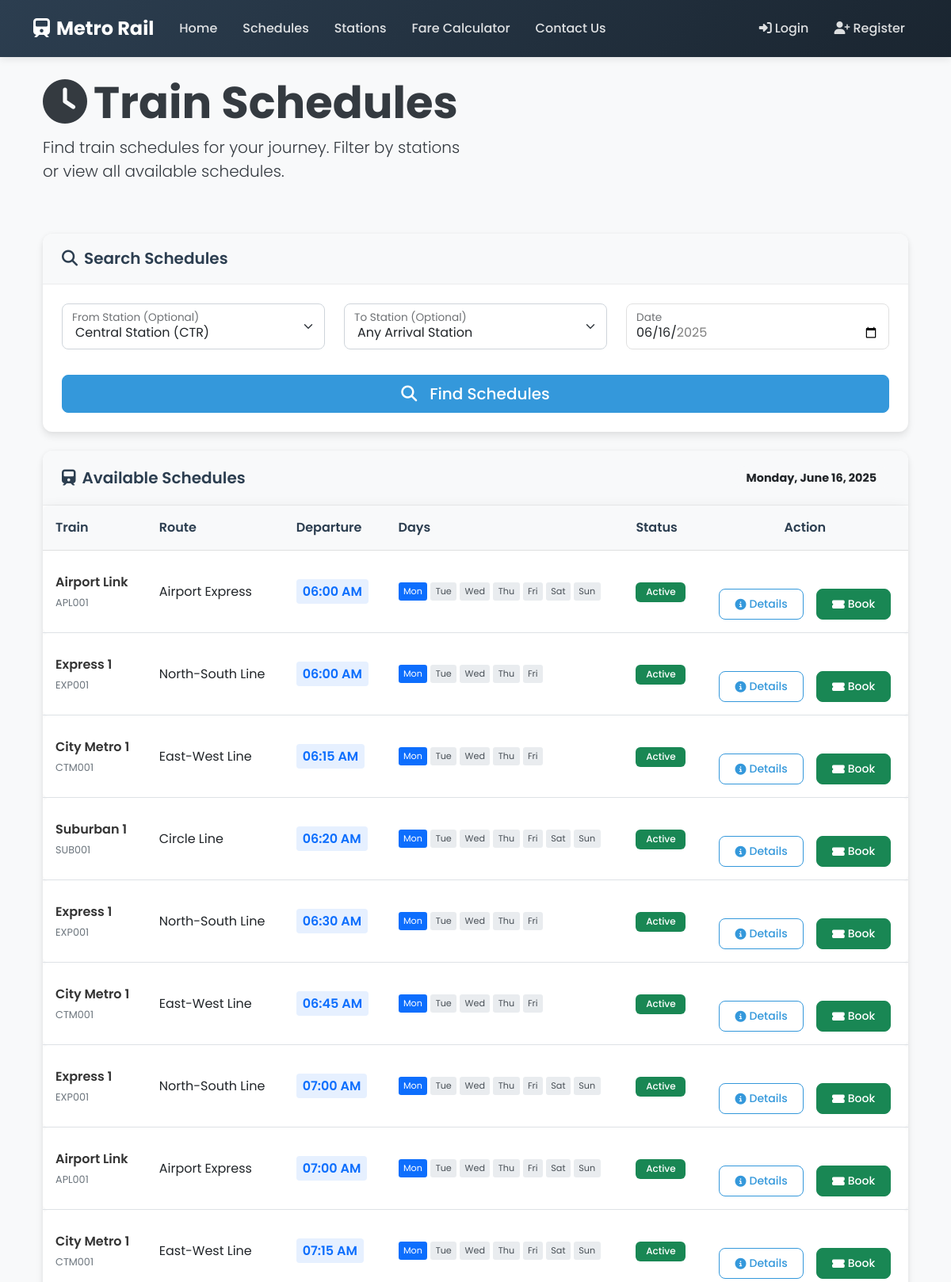
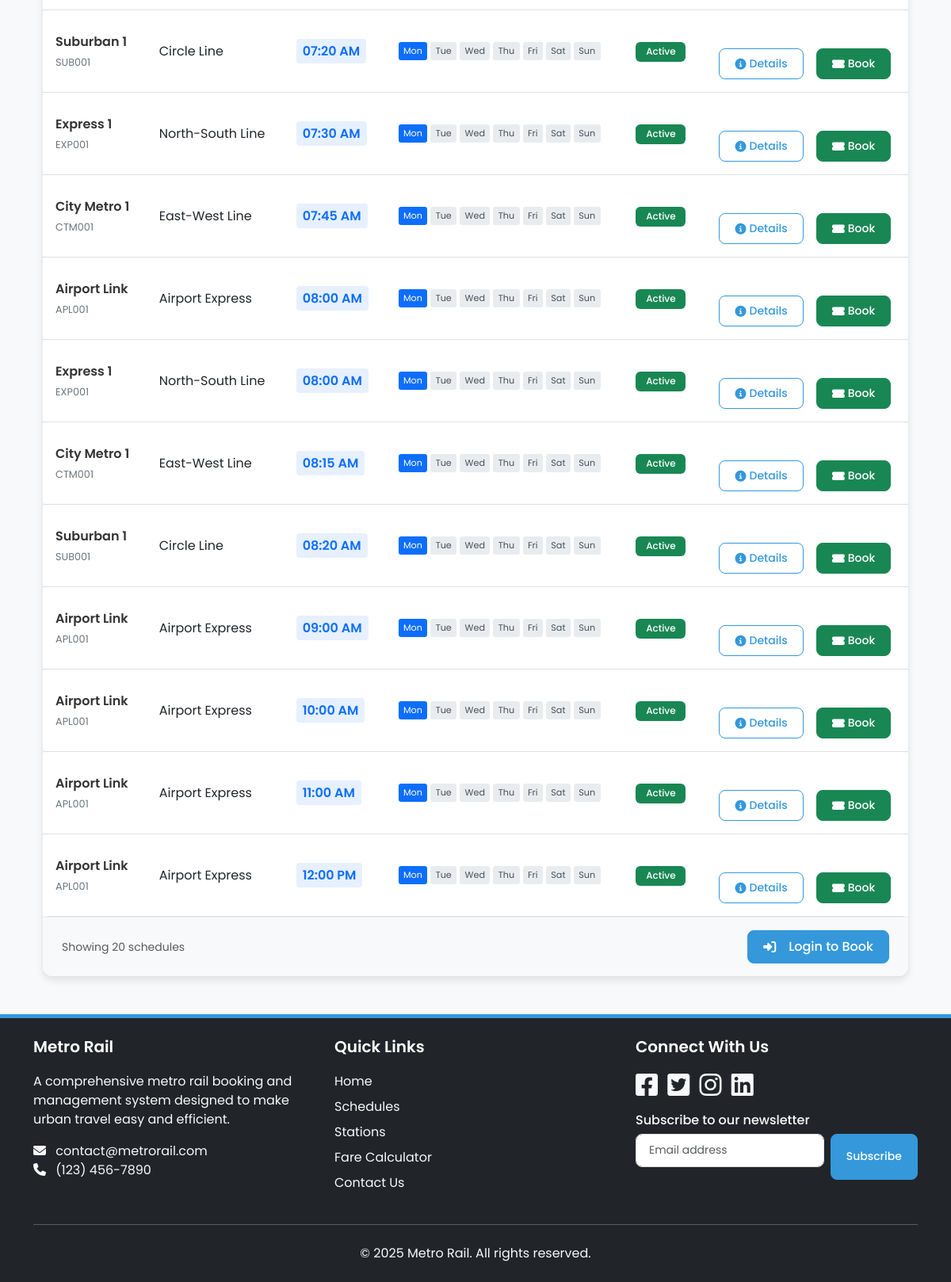
The app's page /schedules.php?from=1 with its own data (2 pictures, top to bottom).
### tables this page shows
CREATE TABLE `schedules` (
  `id` int(11) NOT NULL,
  `route_id` int(11) NOT NULL,
  `train_id` int(11) NOT NULL,
  `departure_time` time NOT NULL,
  `days` varchar(20) NOT NULL,
  `status` enum('active','cancelled') NOT NULL DEFAULT 'active',
  `created_at` datetime NOT NULL,
  `updated_at` datetime DEFAULT NULL
);

CREATE TABLE `trains` (
  `id` int(11) NOT NULL,
  `name` varchar(100) NOT NULL,
  `train_number` varchar(20) NOT NULL,
  `capacity` int(11) NOT NULL,
  `status` enum('active','inactive','under_maintenance') NOT NULL DEFAULT 'active',
  `created_at` datetime NOT NULL,
  `updated_at` datetime DEFAULT NULL
);

CREATE TABLE `routes` (
  `id` int(11) NOT NULL,
  `name` varchar(100) NOT NULL,
  `code` varchar(10) NOT NULL,
  `description` text DEFAULT NULL,
  `status` enum('active','inactive') NOT NULL DEFAULT 'active',
  `created_at` datetime NOT NULL,
  `updated_at` datetime DEFAULT NULL
);

### includes/db.php (called while the page is built, shortened)
<?php
try {
    $conn = new mysqli(DB_HOST, DB_USER, DB_PASS, DB_NAME);
} catch (mysqli_sql_exception $e) {
    if (DEBUG_MODE) {
        die('Database Connection Failed: ' . $e->getMessage());
    } else {
        die('Database Connection Failed. Please try again later.');
    }
}
$conn->set_charset('utf8');
function executeQuery($sql, $params = []) {
    global $conn;
    $stmt = $conn->prepare($sql);
    if ($stmt === false) {
        return false;
    }    if (!empty($params)) {
        $types = '';
        $bindParams = [];
        foreach ($params as $param) {
            if (is_int($param)) {
                $types .= 'i';
            } elseif (is_float($param)) {
                $types .= 'd';
            } elseif (is_string($param)) {
                $types .= 's';
            } else {
                $types .= 'b';
            }
            $bindParams[] = $param;
        }
        $bindParamsRef = [];
        $bindParamsRef[0] = $types;
        for ($i = 0; $i < count($bindParams); $i++) {
            $bindParamsRef[$i+1] = &$bindParams[$i];
        }
        call_user_func_array([$stmt, 'bind_param'], $bindParamsRef);
    }
    $stmt->execute();
    $result = $stmt->get_result();
    return $result;
}
function fetchRows($sql, $params = []) {
    $result = executeQuery($sql, $params);
    $rows = [];
    if ($result && $result->num_rows > 0) {
        while ($row = $result->fetch_assoc()) {
            $rows[] = $row;
        }
    }
    return $rows;
}

### includes/functions.php (called while the page is built, shortened)
<?php
function sanitizeInput($input) {
    return htmlspecialchars(trim($input), ENT_QUOTES, 'UTF-8');
}
function isLoggedIn() {
    return isset($_SESSION['user_id']) && !empty($_SESSION['user_id']);
}
function formatDate($date, $format = 'M d, Y h:i A') {
    return date($format, strtotime($date));
}

### schedules.php (the view, shortened to what this page needs)
<?php
require_once 'includes/db.php';
require_once 'includes/functions.php';
$stations = fetchRows("SELECT * FROM stations WHERE status = 'active' ORDER BY name ASC");
$errors = [];
$formData = [
    'from_station_id' => isset($_GET['from']) ? sanitizeInput($_GET['from']) : '',
    'to_station_id' => isset($_GET['to']) ? sanitizeInput($_GET['to']) : '',
    'journey_date' => isset($_GET['date']) ? sanitizeInput($_GET['date']) : date('Y-m-d'),
    'day' => ''
];
$formData['day'] = date('N', strtotime($formData['journey_date']));
$schedules = [];
if (!empty($formData['from_station_id']) || !empty($formData['to_station_id'])) {
    $query = "
        SELECT s.*,
               r.name as route_name,
               t.name as train_name,
               t.train_number
        FROM schedules s
        JOIN routes r ON s.route_id = r.id
        JOIN trains t ON s.train_id = t.id
        WHERE s.status = 'active'
    ";
    $params = [];
    $query .= " AND FIND_IN_SET(?, s.days) > 0";
    $params[] = $formData['day'];
    if (!empty($formData['from_station_id']) && !empty($formData['to_station_id'])) {
        $query .= " AND EXISTS (
            SELECT 1 FROM route_stations rs1
            JOIN route_stations rs2 ON rs1.route_id = rs2.route_id
            WHERE rs1.route_id = r.id
            AND rs1.station_id = ?
            AND rs2.station_id = ?
            AND rs1.stop_order < rs2.stop_order
        )";
        $params[] = $formData['from_station_id'];
        $params[] = $formData['to_station_id'];
    } elseif (!empty($formData['from_station_id'])) {
        $query .= " AND EXISTS (
            SELECT 1 FROM route_stations rs
            WHERE rs.route_id = r.id
            AND rs.station_id = ?
        )";
        $params[] = $formData['from_station_id'];
    }
    $query .= " ORDER BY s.departure_time ASC";
    $schedules = fetchRows($query, $params);
}
require_once 'includes/header.php';
?>
<div class="page-header">
    <div class="container">
        <div class="row align-items-center">
            <div class="col-lg-6">
                <h1 class="display-4 fw-bold"><i class="fas fa-clock me-2"></i>Train Schedules</h1>
                <p class="lead">Find train schedules for your journey. Filter by stations or view all available schedules.</p>
            </div>
        </div>
    </div>
</div>
<div class="container my-5">
    <div class="card modern-card mb-4">
        <div class="card-header">
            <h5 class="mb-0"><i class="fas fa-search me-2"></i>Search Schedules</h5>
        </div>
        <div class="card-body">
            <form action="<?php echo $_SERVER['PHP_SELF']; ?>" method="GET" id="schedule-search-form">
                <div class="row mb-3">
                    <div class="col-md-4">
                        <div class="form-floating mb-3">
                            <select class="form-select modern-select" id="from_station_id" name="from">
                                <?php foreach ($stations as $station): ?>
                                    <option value="<?php echo $station['id']; ?>" <?php echo $formData['from_station_id'] == $station['id'] ? 'selected' : ''; ?>>
                                        <?php echo $station['name']; ?> (<?php echo $station['code']; ?>)
                                    </option>
                                <?php endforeach; ?>
                            </select>
                            <label for="from_station_id">From Station (Optional)</label>
                        </div>
                    </div>
                    <div class="col-md-4">
                        <div class="form-floating mb-3">
                            <select class="form-select modern-select" id="to_station_id" name="to">
                                <option value="">Any Arrival Station</option>
                            </select>
                            <label for="to_station_id">To Station (Optional)</label>
                        </div>
                    </div>
                    <div class="col-md-4">
                        <div class="form-floating mb-3">
                            <input type="date" class="form-control" id="journey_date" name="date"
                                   value="<?php echo $formData['journey_date']; ?>"
                                   min="<?php echo date('Y-m-d'); ?>"
                                   max="<?php echo date('Y-m-d', strtotime('+30 days')); ?>"
                                   required>
                            <label for="journey_date">Date</label>
                        </div>
                    </div>
                </div>
                <div class="d-grid gap-2">
                    <button type="submit" class="btn btn-primary btn-lg action-button">
                        <i class="fas fa-search me-2"></i>Find Schedules
                    </button>
                </div>
            </form>
        </div>
    </div>
    <?php if (!empty($schedules)): ?>
        <div class="card modern-card">
            <div class="card-header schedule-header">
                <h5 class="mb-0"><i class="fas fa-train me-2"></i>Available Schedules</h5>
                <span class="badge rounded-pill bg-light text-dark schedule-date">
                    <?php echo formatDate($formData['journey_date'], 'l, F j, Y'); ?>
                </span>
            </div>
            <div class="card-body p-0">
                <div class="table-responsive">
                    <table class="table table-hover schedule-table mb-0">
                        <thead class="table-light">
                            <tr>
                                <th>Train</th>
                                <th>Route</th>
                                <th>Departure</th>
                                <th>Days</th>
                                <th>Status</th>
                                <th class="text-center">Action</th>
                            </tr>
                        </thead>
                        <tbody>
                            <?php foreach ($schedules as $schedule): ?>
                                <tr class="schedule-row">
                                    <td>
                                        <div class="train-info">
                                            <span class="train-name"><?php echo $schedule['train_name']; ?></span>
                                            <span class="train-number"><?php echo $schedule['train_number']; ?></span>
                                        </div>
                                    </td>
                                    <td><?php echo $schedule['route_name']; ?></td>
                                    <td><span class="time-badge"><?php echo date('h:i A', strtotime($schedule['departure_time'])); ?></span></td>
                                    <td>
                                        <div class="day-badges">
                                        <?php
                                        $days = explode(',', $schedule['days']);
                                        $dayNames = [
                                            '1' => 'Mon',
                                            '2' => 'Tue',
                                            '3' => 'Wed',
                                            '4' => 'Thu',
                                            '5' => 'Fri',
                                            '6' => 'Sat',
                                            '7' => 'Sun'
                                        ];
                                        foreach ($days as $day) {
                                            $isCurrentDay = $day == $formData['day'] ? 'current-day' : '';
                                            echo '<span class="day-badge '.$isCurrentDay.'">' . $dayNames[$day] . '</span>';
                                        }
                                        ?>
                                        </div>
                                    </td>
                                    <td>
                                        <span class="badge bg-success status-badge">Active</span>
                                    </td>
                                    <td class="text-center">
                                        <div class="action-buttons">
                                            <a href="schedule-detail.php?id=<?php echo $schedule['id']; ?>&date=<?php echo $formData['journey_date']; ?>" class="btn btn-sm btn-outline-primary action-btn" data-bs-toggle="tooltip" title="View schedule details">
                                                <i class="fas fa-info-circle"></i> Details
                                            </a>
                                            <?php if (isLoggedIn()): ?>
                                                <a href="user/booking.php?schedule=<?php echo $schedule['id']; ?>&from=<?php echo $formData['from_station_id']; ?>&to=<?php echo $formData['to_station_id']; ?>&date=<?php echo $formData['journey_date']; ?>" class="btn btn-sm btn-success action-btn" data-bs-toggle="tooltip" title="Book a ticket for this schedule">
                                                    <i class="fas fa-ticket-alt"></i> Book
                                                </a>
                                            <?php else: ?>
                                                <a href="login.php?redirect=<?php echo urlencode('user/booking.php?schedule=' . $schedule['id'] . '&from=' . $formData['from_station_id'] . '&to=' . $formData['to_station_id'] . '&date=' . $formData['journey_date']); ?>" class="btn btn-sm btn-success action-btn" data-bs-toggle="tooltip" title="Login to book a ticket">
                                                    <i class="fas fa-ticket-alt"></i> Book
                                                </a>
                                            <?php endif; ?>
                                        </div>
                                    </td>
                                </tr>
                            <?php endforeach; ?>
                        </tbody>
                    </table>
                </div>
            </div>
            <div class="card-footer bg-light">
                <div class="d-flex justify-content-between align-items-center">
                    <small class="text-muted">Showing <?php echo count($schedules); ?> schedules</small>
                    <?php if (isLoggedIn()): ?>
                        <a href="user/booking.php?from=<?php echo $formData['from_station_id']; ?>&to=<?php echo $formData['to_station_id']; ?>&date=<?php echo $formData['journey_date']; ?>" class="btn btn-primary action-button">
                            <i class="fas fa-ticket-alt me-2"></i>Book Ticket
                        </a>
                    <?php else: ?>
                        <a href="login.php?redirect=<?php echo urlencode('user/booking.php?from=' . $formData['from_station_id'] . '&to=' . $formData['to_station_id'] . '&date=' . $formData['journey_date']); ?>" class="btn btn-primary action-button">
                            <i class="fas fa-sign-in-alt me-2"></i>Login to Book
                        </a>
                    <?php endif; ?>
                </div>
            </div>
        </div>
    <?php elseif (empty($errors) && (empty($formData['from_station_id']) && empty($formData['to_station_id']))): ?>
        <div class="alert alert-info alert-modern">
            <i class="fas fa-info-circle me-2"></i>Please select at least one station to search for schedules.
        </div>
    <?php endif; ?>
</div>
<?php
require_once 'includes/footer.php';
?>

### records on screen
schedules: train.name "Airport Link", train.train_number "APL001", route.name "Airport Express", departure_time "06:00 AM", days "Mon", days "Tue", days "Wed", days "Thu", days "Fri", days "Sat", days "Sun"
schedules: train.name "Express 1", train.train_number "EXP001", route.name "North-South Line", departure_time "06:00 AM", days "Mon", days "Tue", days "Wed", days "Thu", days "Fri"
schedules: train.name "City Metro 1", train.train_number "CTM001", route.name "East-West Line", departure_time "06:15 AM", days "Mon", days "Tue", days "Wed", days "Thu", days "Fri"
schedules: train.name "Suburban 1", train.train_number "SUB001", route.name "Circle Line", departure_time "06:20 AM", days "Mon", days "Tue", days "Wed", days "Thu", days "Fri", days "Sat", days "Sun"
schedules: train.name "Express 1", train.train_number "EXP001", route.name "North-South Line", departure_time "06:30 AM", days "Mon", days "Tue", days "Wed", days "Thu", days "Fri"
schedules: train.name "City Metro 1", train.train_number "CTM001", route.name "East-West Line", departure_time "06:45 AM", days "Mon", days "Tue", days "Wed", days "Thu", days "Fri"
schedules: train.name "Express 1", train.train_number "EXP001", route.name "North-South Line", departure_time "07:00 AM", days "Mon", days "Tue", days "Wed", days "Thu", days "Fri", days "Sat", days "Sun"
schedules: train.name "Airport Link", train.train_number "APL001", route.name "Airport Express", departure_time "07:00 AM", days "Mon", days "Tue", days "Wed", days "Thu", days "Fri", days "Sat", days "Sun"
schedules: train.name "City Metro 1", train.train_number "CTM001", route.name "East-West Line", departure_time "07:15 AM", days "Mon", days "Tue", days "Wed", days "Thu", days "Fri", days "Sat", days "Sun"
schedules: train.name "Suburban 1", train.train_number "SUB001", route.name "Circle Line", departure_time "07:20 AM", days "Mon", days "Tue", days "Wed", days "Thu", days "Fri", days "Sat", days "Sun"
schedules: train.name "Express 1", train.train_number "EXP001", route.name "North-South Line", departure_time "07:30 AM", days "Mon", days "Tue", days "Wed", days "Thu", days "Fri", days "Sat", days "Sun"
schedules: train.name "City Metro 1", train.train_number "CTM001", route.name "East-West Line", departure_time "07:45 AM", days "Mon", days "Tue", days "Wed", days "Thu", days "Fri", days "Sat", days "Sun"
schedules: train.name "Airport Link", train.train_number "APL001", route.name "Airport Express", departure_time "08:00 AM", days "Mon", days "Tue", days "Wed", days "Thu", days "Fri", days "Sat", days "Sun"
schedules: train.name "Express 1", train.train_number "EXP001", route.name "North-South Line", departure_time "08:00 AM", days "Mon", days "Tue", days "Wed", days "Thu", days "Fri", days "Sat", days "Sun"
schedules: train.name "City Metro 1", train.train_number "CTM001", route.name "East-West Line", departure_time "08:15 AM", days "Mon", days "Tue", days "Wed", days "Thu", days "Fri", days "Sat", days "Sun"
schedules: train.name "Suburban 1", train.train_number "SUB001", route.name "Circle Line", departure_time "08:20 AM", days "Mon", days "Tue", days "Wed", days "Thu", days "Fri", days "Sat", days "Sun"
schedules: train.name "Airport Link", train.train_number "APL001", route.name "Airport Express", departure_time "09:00 AM", days "Mon", days "Tue", days "Wed", days "Thu", days "Fri", days "Sat", days "Sun"
schedules: train.name "Airport Link", train.train_number "APL001", route.name "Airport Express", departure_time "10:00 AM", days "Mon", days "Tue", days "Wed", days "Thu", days "Fri", days "Sat", days "Sun"
schedules: train.name "Airport Link", train.train_number "APL001", route.name "Airport Express", departure_time "11:00 AM", days "Mon", days "Tue", days "Wed", days "Thu", days "Fri", days "Sat", days "Sun"
schedules: train.name "Airport Link", train.train_number "APL001", route.name "Airport Express", departure_time "12:00 PM", days "Mon", days "Tue", days "Wed", days "Thu", days "Fri", days "Sat", days "Sun"

### other values on screen
formatDate($formData['journey_date'], 'l, F j, Y') "Monday, June 16, 2025"
count($schedules) "20"
form field from "Central Station (CTR)"
